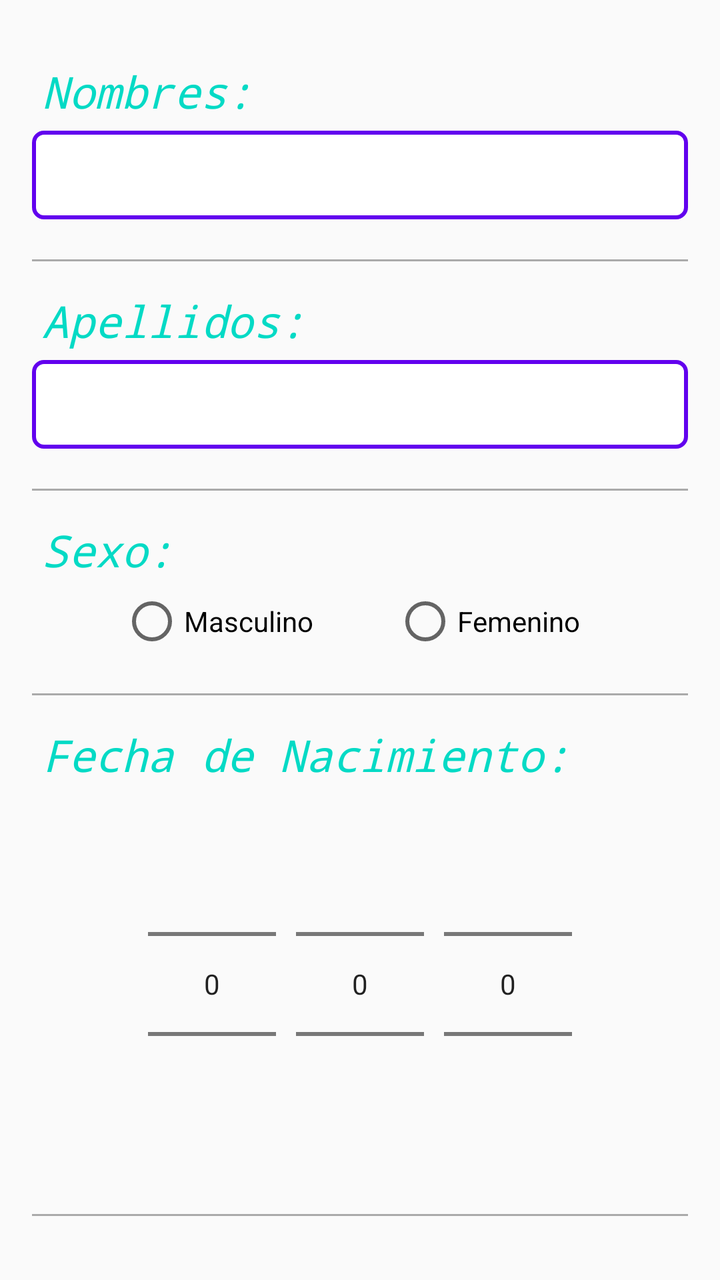
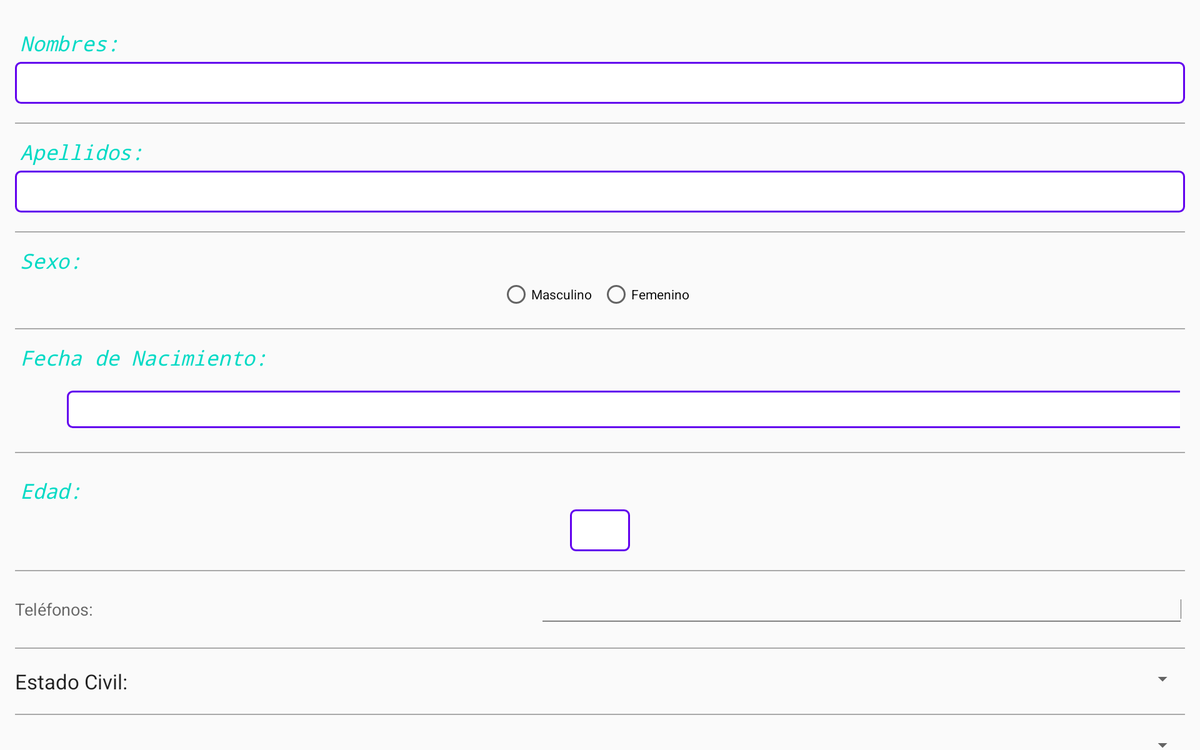

Two renders of one Android screen. The first uses the default layout on a phone; the second uses the alternative layout the repository ships for a different screen configuration, on a matching device. The two XML files are below.
<!-- AndroidManifest.xml: application theme AppTheme -->
<!-- res/layout/fragment_datos_personales.xml -->
<RelativeLayout xmlns:android="http://schemas.android.com/apk/res/android"
    xmlns:tools="http://schemas.android.com/tools"
    android:layout_width="match_parent"
    android:layout_height="match_parent"
    android:paddingBottom="@dimen/activity_vertical_margin"
    android:paddingLeft="@dimen/activity_horizontal_margin"
    android:paddingRight="@dimen/activity_horizontal_margin"
    android:paddingTop="@dimen/activity_vertical_margin"
    android:focusableInTouchMode="true"
    tools:context="fiec.ndr.inf_general.DatosFragment">

    <ScrollView
        android:layout_width="match_parent"
        android:layout_height="match_parent"
        android:scrollbars="none">

        <LinearLayout
            android:orientation="vertical"
            android:layout_width="match_parent"
            android:layout_height="match_parent">

            <LinearLayout
                android:orientation="vertical"
                android:layout_width="match_parent"
                android:layout_height="match_parent"
                android:layout_marginBottom="@dimen/dato_marginv"
                android:paddingTop="@dimen/dato_marginv"
                android:paddingBottom="@dimen/dato_marginv">

                <TextView
                    android:id="@+id/txtV_nombres"
                    style="@style/lblTextStyle"
                    android:text="Nombres:"
                    android:gravity="top|start" />

                <EditText
                    android:layout_width="fill_parent"
                    android:layout_height="wrap_content"
                    android:id="@+id/datos_nombres"
                    android:inputType="textCapCharacters"
                    android:digits="ABCDEFGHIJKLMNOPQRSTUVWXYZÁÉÍÓÚ "
                    android:singleLine="true"
                    android:gravity="bottom|start"
                    android:background="@drawable/txtbox"/>
            </LinearLayout>

            <View
                android:layout_width="match_parent"
                android:layout_height="1dp"
                android:background="@android:color/darker_gray"/>

            <LinearLayout
                android:orientation="vertical"
                android:layout_width="match_parent"
                android:layout_height="match_parent"
                android:layout_marginBottom="@dimen/dato_marginv"
                android:paddingTop="@dimen/dato_marginv"
                android:paddingBottom="@dimen/dato_marginv">

                <TextView
                    android:id="@+id/txtV_apellidos"
                    style="@style/lblTextStyle"
                    android:text="Apellidos:"
                    android:gravity="top|start" />

                <EditText
                    android:layout_width="fill_parent"
                    android:layout_height="wrap_content"
                    android:id="@+id/datos_apellidos"
                    android:inputType="textCapCharacters"
                    android:digits="ABCDEFGHIJKLMNOPQRSTUVWXYZÁÉÍÓÚ "
                    android:singleLine="true"
                    android:gravity="bottom|start"
                    android:background="@drawable/txtbox"/>
            </LinearLayout>

            <View
                android:layout_width="match_parent"
                android:layout_height="1dp"
                android:background="@android:color/darker_gray"/>

            <LinearLayout
                android:orientation="vertical"
                android:layout_width="match_parent"
                android:layout_height="match_parent"
                android:layout_marginBottom="@dimen/dato_marginv"
                android:paddingBottom="@dimen/dato_marginv"
                android:paddingTop="@dimen/dato_marginv">

                <TextView
                    android:id="@+id/txtV_sexo"
                    style="@style/lblTextStyle"
                    android:text="Sexo:"
                    android:gravity="top|start" />
                <RadioGroup
                    android:layout_width="wrap_content"
                    android:layout_height="wrap_content"
                    android:orientation="horizontal"
                    android:layout_gravity="center"
                    android:id="@+id/rg_sexo">
                    <RadioButton
                        android:layout_width="wrap_content"
                        android:layout_height="wrap_content"
                        android:text="Masculino"
                        android:id="@+id/datos_sexo_m"
                        android:paddingRight="10dp" />

                    <RadioButton
                        android:layout_width="wrap_content"
                        android:layout_height="wrap_content"
                        android:text="Femenino"
                        android:id="@+id/datos_sexo_f"
                        android:paddingRight="10dp"
                        android:layout_marginLeft="30dp" />
                </RadioGroup>
            </LinearLayout>

            <View
                android:layout_width="match_parent"
                android:layout_height="1dp"
                android:background="@android:color/darker_gray"/>

            <LinearLayout
                android:orientation="vertical"
                android:layout_width="match_parent"
                android:layout_height="match_parent"
                android:layout_marginBottom="@dimen/dato_marginv"
                android:paddingTop="@dimen/dato_marginv"
                android:paddingBottom="@dimen/dato_marginv">

                <TextView
                    android:id="@+id/txtV_fechaNacimiento"
                    style="@style/lblTextStyle"
                    android:text="Fecha de Nacimiento:"
                    android:gravity="top|start" />

                <LinearLayout
                    android:orientation="horizontal"
                    android:layout_width="fill_parent"
                    android:layout_height="wrap_content"
                    android:padding="5dp"
                    android:gravity="center">

                    <NumberPicker
                        android:layout_width="wrap_content"
                        android:layout_height="wrap_content"
                        android:id="@+id/np_anio"
                        android:orientation="vertical"
                        android:minHeight="01dp"
                        android:layout_marginRight="10dp"
                        android:scrollIndicators="none" />

                    <NumberPicker
                        android:layout_width="wrap_content"
                        android:layout_height="wrap_content"
                        android:id="@+id/np_mes"
                        android:layout_gravity="center_vertical"
                        android:orientation="vertical"
                        android:layout_marginRight="10dp" />

                    <NumberPicker
                        android:layout_width="wrap_content"
                        android:layout_height="wrap_content"
                        android:id="@+id/np_dia"
                        android:layout_gravity="center_vertical"
                        android:orientation="vertical" />

                </LinearLayout>

            </LinearLayout>

            <View
                android:layout_width="match_parent"
                android:layout_height="1dp"
                android:background="@android:color/darker_gray"/>

            <LinearLayout
                android:orientation="vertical"
                android:layout_width="match_parent"
                android:layout_height="match_parent"
                android:layout_marginBottom="@dimen/dato_marginv"
                android:paddingTop="@dimen/dato_marginv"
                android:paddingBottom="@dimen/dato_marginv">

                <TextView
                    android:id="@+id/txtV_telefonos"
                    style="@style/lblTextStyle"
                    android:text="Teléfono:"
                    android:gravity="top|start" />

                <EditText
                    android:layout_width="wrap_content"
                    android:layout_height="wrap_content"
                    android:inputType="phone"
                    android:ems="20"
                    android:maxLength="20"
                    android:id="@+id/datos_telefono"
                    android:layout_gravity="center"
                    android:background="@drawable/txtbox"
                    android:textStyle="bold"
                    android:gravity="center" />

            </LinearLayout>

            <View
                android:layout_width="match_parent"
                android:layout_height="1dp"
                android:background="@android:color/darker_gray"/>

            <LinearLayout
                android:orientation="vertical"
                android:layout_width="match_parent"
                android:layout_height="match_parent"
                android:layout_marginBottom="@dimen/dato_marginv"
                android:paddingTop="@dimen/dato_marginv"
                android:paddingBottom="@dimen/dato_marginv">

                <TextView
                    android:id="@+id/txtV_estadoC"
                    style="@style/lblTextStyle"
                    android:text="Estado Civil:"
                    android:gravity="top|start" />

                <RelativeLayout
                    android:layout_width="match_parent"
                    android:layout_height="wrap_content"
                    android:background="@drawable/spinerbox"
                    android:orientation="horizontal">

                    <Spinner
                        android:id="@+id/datos_estado_civil"
                        android:layout_width="match_parent"
                        android:layout_height="wrap_content"
                        android:layout_centerVertical="true"
                        android:layout_gravity="center"
                        android:background="@android:color/transparent"
                        android:gravity="center"
                        android:spinnerMode="dialog"
                        android:textAlignment="center"
                        android:entries="@array/opcionesEstadoCivil" />

                    <ImageView
                        android:layout_width="wrap_content"
                        android:layout_height="wrap_content"
                        android:layout_alignParentRight="true"
                        android:layout_gravity="center"
                        android:src="@mipmap/drop" />

                </RelativeLayout>

            </LinearLayout>

            <View
                android:layout_width="match_parent"
                android:layout_height="1dp"
                android:background="@android:color/darker_gray"/>

            <LinearLayout
                android:orientation="vertical"
                android:layout_width="match_parent"
                android:layout_height="match_parent"
                android:layout_marginBottom="@dimen/dato_marginv"
                android:paddingTop="@dimen/dato_marginv"
                android:paddingBottom="@dimen/dato_marginv">

                <TextView
                    android:id="@+id/txtV_Etnia"
                    style="@style/lblTextStyle"
                    android:text="Etnia/Origen:"
                    android:gravity="top|start" />

                <RelativeLayout
                    android:layout_width="match_parent"
                    android:layout_height="wrap_content"
                    android:background="@drawable/spinerbox"
                    android:orientation="horizontal">

                    <Spinner
                        android:id="@+id/datos_etnia"
                        android:layout_width="match_parent"
                        android:layout_height="wrap_content"
                        android:layout_centerVertical="true"
                        android:layout_gravity="center"
                        android:background="@android:color/transparent"
                        android:gravity="center"
                        android:spinnerMode="dialog"
                        android:textAlignment="center"/>

                    <ImageView
                        android:layout_width="wrap_content"
                        android:layout_height="wrap_content"
                        android:layout_alignParentRight="true"
                        android:layout_gravity="center"
                        android:src="@mipmap/drop" />

                </RelativeLayout>

            </LinearLayout>
        </LinearLayout>
    </ScrollView>
</RelativeLayout>
<!-- resources referenced by this layout -->
<resources>
  <string-array name="opcionesEstadoCivil">
          <item>Seleccionar</item>
          <item>Soltero</item>
          <item>Casado</item>
          <item>Divorciado</item>
          <item>Unión Libre</item>
          <item>Viudo</item>
      </string-array>
  <dimen name="activity_horizontal_margin">16dp</dimen>
  <dimen name="activity_vertical_margin">16dp</dimen>
  <dimen name="dato_marginv">10dp</dimen>
  <!-- drawable spinerbox (drawable) -->
  <?xml version="1.0" encoding="utf-8"?>
  <shape xmlns:android="http://schemas.android.com/apk/res/android" >
      <stroke
          android:width="2dp"
          android:color="@color/colorPrimary" />
  
      <solid android:color="#ffffff" />
  
      <padding
          android:left="5dp"
          android:right="5dp"
          android:top="5dp"
          android:bottom="5dp"/>
  
      <corners android:radius="5dp" />
  </shape>
  <!-- drawable txtbox (drawable) -->
  <?xml version="1.0" encoding="utf-8"?>
  <shape xmlns:android="http://schemas.android.com/apk/res/android" >
      <stroke
          android:width="2dp"
          android:color="@color/colorPrimary" />
  
      <solid android:color="#ffffff" />
  
      <padding
          android:left="10dp"
          android:right="10dp"
          android:top="10dp"
          android:bottom="10dp"/>
  
      <corners android:radius="5dp" />
  </shape>
  <!-- mipmap drop: png bitmap (mipmap-hdpi, 1503 bytes) -->
  <style name="lblTextStyle" parent="@android:style/TextAppearance.Large">
          <item name="android:layout_width">fill_parent</item>
          <item name="android:layout_height">wrap_content</item>
          <item name="android:textColor">@color/colorAccent</item>
          <item name="android:typeface">monospace</item>
          <item name="android:textStyle">italic</item>
          <item name="android:padding">5dp</item>
      </style>
  <style name="AppTheme" parent="Theme.AppCompat.Light.DarkActionBar">
          
          <item name="colorPrimary">@color/colorPrimary</item>
          <item name="colorPrimaryDark">@color/colorPrimaryDark</item>
          <item name="colorAccent">@color/colorAccent</item>
      </style>
</resources>
<!-- res/layout-xlarge/fragment_datos_personales.xml (the repository's variant of the layout above) -->
<!-- drawn on a large tablet held sideways -->
<RelativeLayout xmlns:android="http://schemas.android.com/apk/res/android"
    xmlns:tools="http://schemas.android.com/tools"
    android:layout_width="match_parent"
    android:layout_height="match_parent"
    android:paddingBottom="@dimen/activity_vertical_margin"
    android:paddingLeft="@dimen/activity_horizontal_margin"
    android:paddingRight="@dimen/activity_horizontal_margin"
    android:paddingTop="@dimen/activity_vertical_margin"
    tools:context="fiec.ndr.InformacionGeneral$DatosFragment">

    <ScrollView
        android:layout_width="match_parent"
        android:layout_height="match_parent"
        android:scrollbars="none">

        <LinearLayout
            android:orientation="vertical"
            android:layout_width="match_parent"
            android:layout_height="match_parent"
            android:weightSum="1">

            <LinearLayout
                android:orientation="vertical"
                android:layout_width="match_parent"
                android:layout_height="match_parent"
                android:layout_marginBottom="@dimen/dato_marginv"
                android:paddingTop="@dimen/dato_marginv"
                android:paddingBottom="@dimen/dato_marginv">

                <TextView
                    android:id="@+id/txtV_nombres"
                    style="@style/lblTextStyle"
                    android:text="Nombres:"

                    android:gravity="top|start" />

                <EditText
                    android:layout_width="fill_parent"
                    android:layout_height="wrap_content"
                    android:inputType="textPersonName"
                    android:id="@+id/datos_nombres"
                    android:digits="abcdefghijklmnopqrstuvwxyz ABCDEFGHIJKLMNOPQRSTUVWXYZ"
                    android:gravity="bottom|start"
                    android:background="@drawable/txtbox"/>
            </LinearLayout>

            <View
                android:layout_width="match_parent"
                android:layout_height="1dp"
                android:background="@android:color/darker_gray"/>

            <LinearLayout
                android:orientation="vertical"
                android:layout_width="match_parent"
                android:layout_height="match_parent"
                android:layout_marginBottom="@dimen/dato_marginv"
                android:paddingTop="@dimen/dato_marginv"
                android:paddingBottom="@dimen/dato_marginv">

                <TextView
                    android:id="@+id/txtV_apellidos"
                    style="@style/lblTextStyle"
                    android:text="Apellidos:"
                    android:gravity="top|start" />

                <EditText
                    android:layout_width="fill_parent"
                    android:layout_height="wrap_content"
                    android:inputType="textPersonName"
                    android:id="@+id/datos_apellidos"
                    android:digits="abcdefghijklmnopqrstuvwxyz ABCDEFGHIJKLMNOPQRSTUVWXYZ"
                    android:gravity="bottom|start"
                    android:background="@drawable/txtbox"/>
            </LinearLayout>

            <View
                android:layout_width="match_parent"
                android:layout_height="1dp"
                android:background="@android:color/darker_gray"/>

            <LinearLayout
                android:orientation="vertical"
                android:layout_width="match_parent"
                android:layout_height="match_parent"
                android:layout_marginBottom="@dimen/dato_marginv"
                android:paddingBottom="@dimen/dato_marginv"
                android:paddingTop="@dimen/dato_marginv">

                <TextView
                    android:id="@+id/txtV_sexo"
                    style="@style/lblTextStyle"
                    android:text="Sexo:"
                    android:gravity="top|start" />
                <RadioGroup
                    android:layout_width="wrap_content"
                    android:layout_height="wrap_content"
                    android:orientation="horizontal"
                    android:layout_gravity="center">
                    <RadioButton
                        android:layout_width="wrap_content"
                        android:layout_height="wrap_content"
                        android:text="Masculino"
                        android:id="@+id/datos_sexo_m"
                        android:checked="false"
                        android:paddingRight="10dp" />

                    <RadioButton
                        android:layout_width="wrap_content"
                        android:layout_height="wrap_content"
                        android:text="Femenino"
                        android:id="@+id/datos_sexo_f"
                        android:checked="false"
                        android:paddingRight="10dp" />
                </RadioGroup>
            </LinearLayout>

            <View
                android:layout_width="match_parent"
                android:layout_height="1dp"
                android:background="@android:color/darker_gray"/>

            <LinearLayout
                android:orientation="vertical"
                android:layout_width="match_parent"
                android:layout_height="match_parent"
                android:layout_marginBottom="@dimen/dato_marginv"
                android:paddingTop="@dimen/dato_marginv"
                android:paddingBottom="@dimen/dato_marginv">

                <TextView
                    android:id="@+id/txtV_fechaNacimiento"
                    style="@style/lblTextStyle"
                    android:text="Fecha de Nacimiento:"
                    android:gravity="top|start" />

                <LinearLayout
                    android:orientation="horizontal"
                    android:layout_width="match_parent"
                    android:layout_height="wrap_content"
                    android:padding="5dp">

                    <ImageButton
                        android:id="@+id/btn_dato_fecha"
                        android:src="@mipmap/calendar"
                        android:background="@drawable/rounded_corners"
                        android:layout_width="50dp"
                        android:layout_height="50dp"
                        android:scaleType="fitCenter"/>

                    <View android:layout_width="0dp"
                        android:layout_height="match_parent"
                        android:layout_weight="1" />

                    <EditText
                        android:id="@+id/datos_fecha"
                        android:inputType="date"
                        style="@style/lblTextStyle"
                        android:ems="10"
                        android:background="@drawable/txtbox"
                        android:layout_gravity="bottom" />

                </LinearLayout>

            </LinearLayout>

            <View
                android:layout_width="match_parent"
                android:layout_height="1dp"
                android:background="@android:color/darker_gray"/>

            <LinearLayout
                android:orientation="vertical"
                android:layout_width="match_parent"
                android:layout_height="match_parent"
                android:layout_marginBottom="@dimen/dato_marginv"
                android:layout_marginTop="@dimen/dato_marginv"
                android:paddingTop="@dimen/dato_marginv"
                android:paddingBottom="@dimen/dato_marginv">

                <TextView
                    android:id="@+id/txtV_edad"
                    style="@style/lblTextStyle"
                    android:text="Edad:"
                    android:gravity="top|start" />

                <EditText
                    android:layout_width="wrap_content"
                    android:layout_height="wrap_content"
                    android:inputType="number"
                    android:ems="3"
                    android:id="@+id/datos_edad"
                    android:layout_gravity="center"
                    android:background="@drawable/txtbox"/>

            </LinearLayout>

            <View
                android:layout_width="match_parent"
                android:layout_height="1dp"
                android:background="@android:color/darker_gray"/>

            <LinearLayout
                android:orientation="horizontal"
                android:layout_width="match_parent"
                android:layout_height="match_parent"
                android:layout_marginBottom="@dimen/dato_marginv"
                android:layout_marginTop="@dimen/dato_marginv"
                android:paddingTop="@dimen/dato_marginv"
                android:paddingBottom="@dimen/dato_marginv">

                <TextView
                    android:layout_width="wrap_content"
                    android:layout_height="wrap_content"
                    android:textAppearance="?android:attr/textAppearanceMedium"
                    android:text="Teléfonos:"
                    android:id="@+id/txtV_telefonos"
                    android:layout_weight="1"
                    android:layout_gravity="start|center"/>

                <EditText
                    android:layout_width="wrap_content"
                    android:layout_height="wrap_content"
                    android:inputType="phone"
                    android:ems="10"
                    android:id="@+id/datos_telefono"
                    android:layout_weight="1"
                    android:gravity="center|end" />
            </LinearLayout>

            <View
                android:layout_width="match_parent"
                android:layout_height="1dp"
                android:background="@android:color/darker_gray"/>

            <LinearLayout
                android:orientation="horizontal"
                android:layout_width="match_parent"
                android:layout_height="match_parent"
                android:layout_marginBottom="@dimen/dato_marginv"
                android:layout_marginTop="@dimen/dato_marginv"
                android:paddingTop="@dimen/dato_marginv"
                android:paddingBottom="@dimen/dato_marginv">

                <TextView
                    android:layout_width="wrap_content"
                    android:layout_height="wrap_content"
                    android:textAppearance="?android:attr/textAppearanceLarge"
                    android:text="Estado Civil:"
                    android:id="@+id/txtV_estadoC"
                    android:layout_weight="1"
                    android:gravity="center|start" />

                <Spinner
                    android:layout_width="wrap_content"
                    android:layout_height="wrap_content"
                    android:id="@+id/datos_estado_civil"
                    android:gravity="center|end"
                    android:spinnerMode="dialog"
                    android:textAlignment="center" />

            </LinearLayout>

            <View
                android:layout_width="match_parent"
                android:layout_height="1dp"
                android:background="@android:color/darker_gray"/>

            <LinearLayout
                android:orientation="horizontal"
                android:layout_width="match_parent"
                android:layout_height="match_parent"
                android:layout_marginBottom="@dimen/dato_marginv"
                android:layout_marginTop="@dimen/dato_marginv"
                android:paddingTop="@dimen/dato_marginv"
                android:paddingBottom="@dimen/dato_marginv">

                <TextView
                    android:layout_width="wrap_content"
                    android:layout_height="wrap_content"
                    android:textAppearance="?android:attr/textAppearanceMedium"
                    android:text="Etnia/Origen:"
                    android:id="@+id/txtV_Etnia"
                    android:layout_weight="1"
                    android:gravity="center|start" />

                <Spinner
                    android:layout_width="wrap_content"
                    android:layout_height="wrap_content"
                    android:id="@+id/datos_etnia"
                    android:gravity="center|end"
                    android:spinnerMode="dialog"/>

            </LinearLayout>

        </LinearLayout>
    </ScrollView>
</RelativeLayout>
<!-- resources referenced by the variant -->
<!-- as a large tablet held sideways resolves them -->
<resources>
  <dimen name="activity_horizontal_margin">16dp</dimen>
  <dimen name="activity_vertical_margin">16dp</dimen>
  <dimen name="dato_marginv">10dp</dimen>
  <!-- drawable txtbox (drawable) -->
  <?xml version="1.0" encoding="utf-8"?>
  <shape xmlns:android="http://schemas.android.com/apk/res/android" >
      <stroke
          android:width="2dp"
          android:color="@color/colorPrimary" />
  
      <solid android:color="#ffffff" />
  
      <padding
          android:left="10dp"
          android:right="10dp"
          android:top="10dp"
          android:bottom="10dp"/>
  
      <corners android:radius="5dp" />
  </shape>
  <style name="lblTextStyle" parent="@android:style/TextAppearance.Large">
          <item name="android:layout_width">fill_parent</item>
          <item name="android:layout_height">wrap_content</item>
          <item name="android:textColor">@color/colorAccent</item>
          <item name="android:typeface">monospace</item>
          <item name="android:textStyle">italic</item>
          <item name="android:padding">5dp</item>
      </style>
  <style name="AppTheme" parent="Theme.AppCompat.Light.DarkActionBar">
          
          <item name="colorPrimary">@color/colorPrimary</item>
          <item name="colorPrimaryDark">@color/colorPrimaryDark</item>
          <item name="colorAccent">@color/colorAccent</item>
      </style>
</resources>
